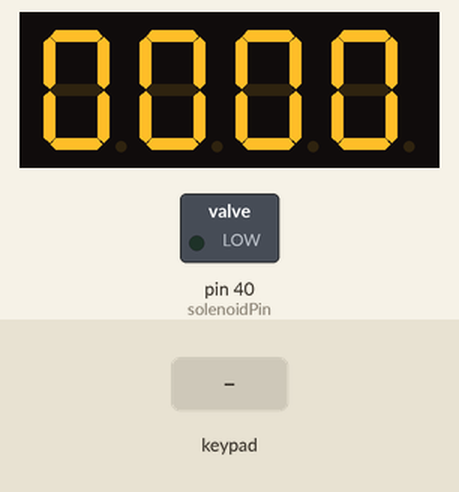
This sketch was run on a simulated Arduino Mega 2560, built with avr-gcc and run on an emulated ATmega2560. Shown: 4-digit seven-segment display, switched loads named in the sketch (green lamp = pin HIGH). Wiring (inferred from the names in the program): 4-digit 7-segment display, segments lit when HIGH: segments pin 6, pin 7, pin 8, pin 9, pin 10, pin 11, pin 12, pin 13; digit selects pin 2, pin 3, pin 4, pin 5. Inputs (shaded band) come from the test bench. The segment pins are drawn as the display they are named for; pins used as bus, display or sensor lines are not drawn; what the sketch prints to the serial monitor is not drawn.

Above: at 1.5 s.
1.6 s: keypad keys 1 2 3 4 * pressed 0.4 s apart
At 4.3 s:
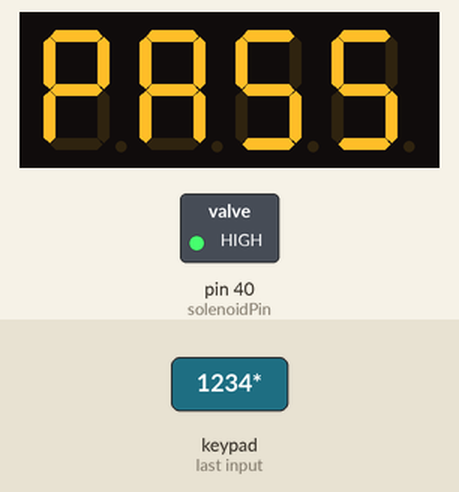
6.6 s: key '*' pressed
At 8.1 s:
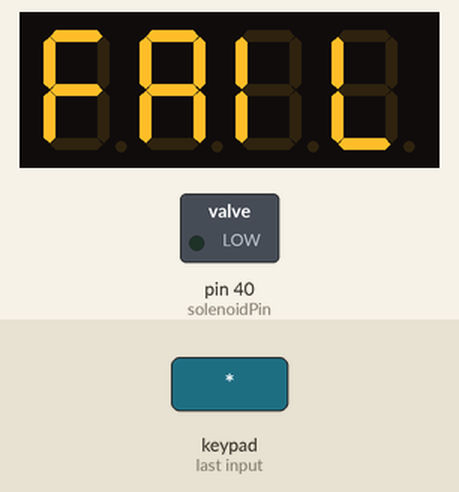
9.6 s: keypad keys 0 0 0 0 * pressed 0.4 s apart
14.6 s: keypad keys 1 2 3 4 # pressed 0.4 s apart
At 17.2 s:
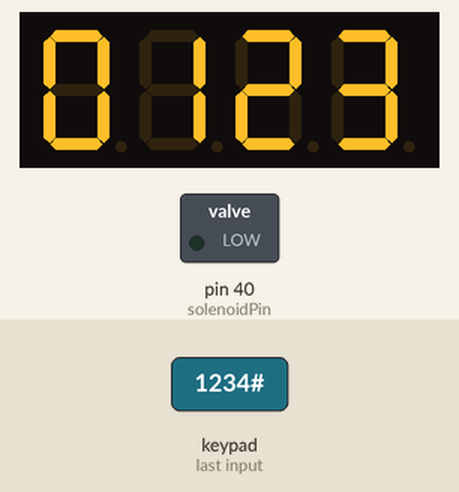
18.1 s: keypad keys 0 0 0 0 pressed 0.4 s apart
At 20.7 s:
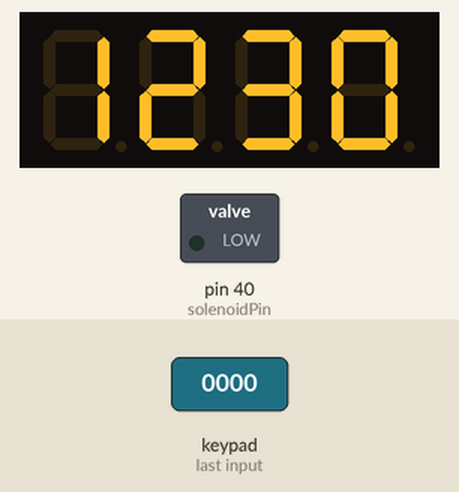
Timing chart, 0 to 22.2 s (numbered marks = the images above; inputs shaded):
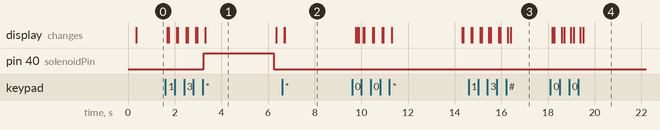

Measured:
- after the input at 1.6 s, pin 40 (solenoidPin): LOW → HIGH after 1.7 s, → LOW 3.0 s later; the display: first changes after 0.08 s (image 1 shows a later state)
- after the input at 6.6 s, the display: first changes after 0.10 s (image 2 shows a later state)
- after the input at 14.6 s, the display: first changes after 0.10 s (image 3 shows a later state)
- after the input at 18.1 s, the display: first changes after 0.09 s (image 4 shows a later state)
- what the display in image 1 shows lasts 3.1 s, from 3.3 s to 6.4 s

The sketch:

Pass2Unlock.ino
```cpp
#include <Keypad.h>

// 키패드 설정
const byte ROWS = 4; // 4개 행
const byte COLS = 3; // 3개 열
char keys[ROWS][COLS] = {
  {'1','2','3'},
  {'4','5','6'},
  {'7','8','9'},
  {'*','0','#'}
};

// 핀 설정
const int DigitPins[4] = {2, 3, 4, 5}; // Digit 제어 핀 (D1~D4)
const int SegmentPins[8] = {6, 7, 8, 9, 10, 11, 12, 13}; // a~g, dp

byte rowPins[ROWS] = {22, 24, 26, 28}; // 키패드 행 핀
byte colPins[COLS] = {30, 32, 34};     // 키패드 열 핀
Keypad keypad = Keypad(makeKeymap(keys), rowPins, colPins, ROWS, COLS);

// 논리값 정의 (공통 애노드 기준)
const bool DigitOn  = LOW;
const bool DigitOff = HIGH;
const bool SegOn    = HIGH;
const bool SegOff   = LOW;

// 숫자 배열 (a, b, c, d, e, f, g, dp)
const bool NUMBERS[10][8] = {
  {1, 1, 1, 1, 1, 1, 0, 0},    // 0
  {0, 1, 1, 0, 0, 0, 0, 0},    // 1
  {1, 1, 0, 1, 1, 0, 1, 0},    // 2
  {1, 1, 1, 1, 0, 0, 1, 0},    // 3
  {0, 1, 1, 0, 0, 1, 1, 0},    // 4
  {1, 0, 1, 1, 0, 1, 1, 0},    // 5
  {1, 0, 1, 1, 1, 1, 1, 0},    // 6
  {1, 1, 1, 0, 0, 0, 0, 0},    // 7
  {1, 1, 1, 1, 1, 1, 1, 0},    // 8
  {1, 1, 1, 1, 0, 1, 1, 0}     // 9
};

const bool PASS[4][8] = {
  {1, 1, 0, 0, 1, 1, 1, 0},  // P
  {1, 1, 1, 0, 1, 1, 1, 0},  // A
  {1, 0, 1, 1, 0, 1, 1, 0},  // S
  {1, 0, 1, 1, 0, 1, 1, 0}   // S
};

const bool FAIL[4][8] = {
  {1, 0, 0, 0, 1, 1, 1, 0},  // F
  {1, 1, 1, 0, 1, 1, 1, 0},  // A
  {0, 0, 0, 0, 1, 1, 0, 0},  // I
  {0, 0, 0, 1, 1, 1, 0, 0}   // L
};


// 표시할 값 저장용 배열
bool displayData[4][8] = {0};  // 4자리 x 8세그먼트

// 현재 표시 중인 숫자 (문자열)
char displayNumber[5] = "0000";

// 4자리 비밀번호 + null 종료 문자
char secretCode[5] = "1234";

// 입력된 숫자 자릿수 카운터 (0-4)
int digitCount = 0;
const int solenoidPin = 40;

// 디스플레이 업데이트 필요 여부
bool displayNeedsUpdate = true;

// 디버그 모드 설정
const bool DEBUG = true;

void setup() {
  Serial.begin(9600);

  // 모든 핀 초기화
  initializePins();

  // 초기 화면: "0000"
  setDisplayNumber("0000");

  // 시작 메시지 출력
  printStartupMessage();

  pinMode(solenoidPin, OUTPUT);
}

void loop() {
  // 키패드 입력 처리
  keyProcess();
}

void keyProcess(){
   char key = keypad.getKey();

  if (key) {
    processKeyInput(key);
  }

  // 디스플레이 업데이트가 필요한 경우에만 업데이트
  if (displayNeedsUpdate) {
    updateDisplay();
  }
}

// 핀 초기화 함수
void initializePins() {
  // 모든 디지트 핀 초기화
  for(int i=0; i<4; i++) {
    pinMode(DigitPins[i], OUTPUT);
    digitalWrite(DigitPins[i], DigitOff); // 모든 디지트 비활성화
  }

  // 모든 세그먼트 핀 초기화
  for(int i=0; i<8; i++) {
    pinMode(SegmentPins[i], OUTPUT);
    digitalWrite(SegmentPins[i], SegOff); // 모든 세그먼트 끄기
  }
}

// 시작 메시지 출력 함수
void printStartupMessage() {
  Serial.println("============================================");
  Serial.println("7세그먼트 4자리 표시기 + 키패드 입력 시스템");
  Serial.println("============================================");
  Serial.println("사용 방법:");
  Serial.println("- 숫자 키(0-9): 숫자 입력 (최대 4자리)");
  Serial.println("- * 키: 확인 (현재 값 전송 후 초기화)");
  Serial.println("- # 키: 백스페이스 (마지막 숫자 삭제)");
  Serial.println("============================================");
}

// 키 입력 정보 출력 함수
void printKeyInputInfo(char key) {
  Serial.print("키 입력: ");
  Serial.println(key);
}

// 키패드 입력 처리
void processKeyInput(char key) {
  printKeyInputInfo(key);

  bool displayChanged = false;

  if(key >= '0' && key <= '9') {
    // 숫자 키: 4자리가 모두 입력되지 않은 경우에만 처리
    if(digitCount < 4) {
      // 숫자 추가 (오른쪽에서 왼쪽으로 이동)
      shiftNumbersLeft();
      displayNumber[3] = key;
      digitCount++;
      displayChanged = true;

      Serial.print("숫자 입력: ");
      Serial.println(key);
    } else {
      Serial.println("이미 4자리가 모두 입력되었습니다. 더 이상 입력할 수 없습니다.");
    }
  } else if(key == '*') {
    // * 키: 확인 (현재 값 전송 후 초기화)
    sendPassword();
    resetDisplay();
    displayChanged = true;
  } else if(key == '#') {
    // # 키: 백스페이스 (마지막 숫자 삭제)
    if(digitCount > 0) {
      // 마지막 숫자 삭제 (오른쪽에서 왼쪽으로)
      shiftNumbersRight();
      displayNumber[0] = '0';
      digitCount--;
      displayChanged = true;
      Serial.println("백스페이스 실행: 마지막 숫자 삭제");
    } else {
      Serial.println("삭제할 숫자가 없습니다.");
    }
  }

  // 디스플레이가 변경된 경우에만 업데이트
  if(displayChanged) {
    setDisplayNumber(displayNumber);
    // 디스플레이 업데이트 필요 표시
    displayNeedsUpdate = true;
  }

  // 현재 표시 값 출력
  printCurrentValue();
}


// 현재 표시 값 출력 함수
void printCurrentValue() {
  Serial.print("현재 표시 값: ");
  Serial.println(displayNumber);

  // 숫자 값으로 변환하여 출력
  int numericValue = atoi(displayNumber);
  Serial.print("숫자 값: ");
  Serial.println(numericValue);
  Serial.print("입력된 자릿수: ");
  Serial.println(digitCount);
  Serial.println("--------------------------------------------");
}

// 숫자를 왼쪽으로 시프트
void shiftNumbersLeft() {
  for(int i = 0; i < 3; i++) {
    displayNumber[i] = displayNumber[i + 1];
  }
}

// 숫자를 오른쪽으로 시프트
void shiftNumbersRight() {
  for(int i = 3; i > 0; i--) {
    displayNumber[i] = displayNumber[i - 1];
  }
}

// 디스플레이 리셋 (0000)
void resetDisplay() {
  clearDisplayNumber();
  digitCount = 0;
}

// 디스플레이 숫자 초기화 (모두 0으로)
void clearDisplayNumber() {
  for(int i = 0; i < 4; i++) {
    displayNumber[i] = '0';
  }
  displayNumber[4] = '\0';
}

// 숫자 문자열을 디스플레이에 설정
void setDisplayNumber(const char* numStr) {
  // 모든 디스플레이 데이터 초기화
  clearDisplay();

  // 각 자리 숫자 설정
  for(int i = 0; i < 4; i++) {
    char c = numStr[i];

    if(c >= '0' && c <= '9') {
      // 숫자 0-9
      setDigitNumber(i, c - '0');
    } else {
      // 인식할 수 없는 문자는 0으로 표시
      setDigitNumber(i, 0);
    }
  }
}

// 디스플레이 데이터 초기화
void clearDisplay() {
  for(int digit = 0; digit < 4; digit++) {
    for(int seg = 0; seg < 8; seg++) {
      displayData[digit][seg] = 0;
    }
  }
}

// 특정 자리에 숫자 설정
void setDigitNumber(int digit, int number) {
  // 범위 검사
  if(digit < 0 || digit > 3 || number < 0 || number > 9) return;

  // 숫자 패턴 복사
  for(int seg = 0; seg < 8; seg++) {
    displayData[digit][seg] = NUMBERS[number][seg];
  }
}

// 디스플레이 업데이트 (멀티플렉싱)
void updateDisplay() {
  // 각 디지트 순차적으로 활성화
  for(int digit = 0; digit < 4; digit++) {
    // 모든 디지트 비활성화
    for(int i = 0; i < 4; i++) {
      digitalWrite(DigitPins[i], DigitOff);
    }

    // 모든 세그먼트 끄기 (고스팅 방지)
    for(int seg = 0; seg < 8; seg++) {
      digitalWrite(SegmentPins[seg], SegOff);
    }

    // 현재 디지트의 세그먼트 설정
    for(int seg = 0; seg < 8; seg++) {
      digitalWrite(SegmentPins[seg], displayData[digit][seg] ? SegOn : SegOff);
    }

    // 현재 디지트 활성화
    digitalWrite(DigitPins[digit], DigitOn);

    // 짧은 지연 (멀티플렉싱 타이밍)
    delay(2);
  }
}

void sendPassword(){
  Serial.print("라즈베리 파이로 비밀번호 전송: ");
  Serial.print("비밀번호: ");
  Serial.println(displayNumber);

  comparePassword();
}

void comparePassword(){
  if(strcmp(displayNumber, secretCode)==0){
    if(DEBUG){
      Serial.println("비밀번호 일치");
    }
    // PASS 표시와 솔레노이드 동작을 동시에 처리
    displayPassAndActivateSolenoid();
  } else {
    if(DEBUG){
      Serial.println("비밀번호 불일치");
    }
    displayFail();
  }
}

// PASS 표시와 솔레노이드 동작을 동시에 처리하는 함수
void displayPassAndActivateSolenoid(){
  clearDisplay();

  // PASS 패턴 복사
  for(int digit=0; digit<4; digit++){
    for(int seg=0; seg<8;seg++){
      displayData[digit][seg]=PASS[digit][seg];
    }
  }

  displayNeedsUpdate = true;

  // 솔레노이드 활성화

  digitalWrite(solenoidPin, HIGH);

  // PASS 표시를 유지하면서 솔레노이드 작동 시간 동안 대기
  unsigned long startTime = millis();
  while(millis() - startTime < 3000) { // 3초 동안 표시 및 솔레노이드 작동
    updateDisplay();
  }

  // 솔레노이드 비활성화
  digitalWrite(solenoidPin, LOW);

  // 디스플레이 초기화
  clearDisplay();
}

void displayFail(){
  clearDisplay();

  // FAIL 패턴 복사
  for(int digit=0; digit<4; digit++){
    for(int seg=0; seg<8;seg++){
      displayData[digit][seg]=FAIL[digit][seg];
    }
  }

  displayNeedsUpdate = true;

  // FAIL 표시를 유지하면서 작동 시간 동안 대기
  unsigned long startTime = millis();
  while(millis() - startTime < 3000) { // 3초 동안 표시 및 솔레노이드 작동
    updateDisplay();
  }

  // 디스플레이 초기화
  clearDisplay();
}
```
